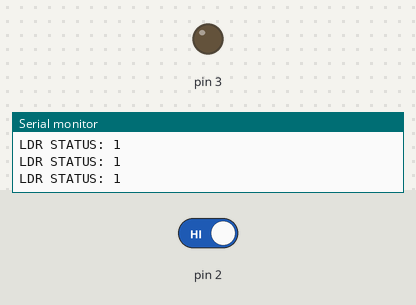
The sketch below on a simulated Arduino Uno, built with avr-gcc and run on an emulated ATmega328P. On the bench: output pins drawn as LEDs (lit = HIGH), the last lines printed to the serial monitor. Inputs (shaded band) come from the test bench; at power-on: pin 2 HIGH.

Above: at 1.2 s.
1.3 s: pin 2 driven LOW
At 2.3 s:
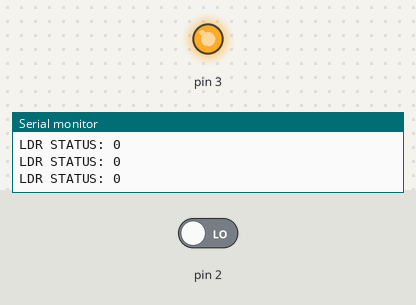
2.8 s: pin 2 driven HIGH
At 3.6 s:
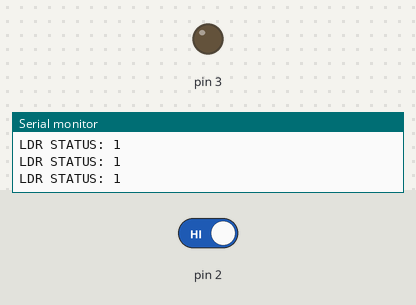
Timing chart, 0 to 5.8 s (numbered marks = the images above; inputs shaded):
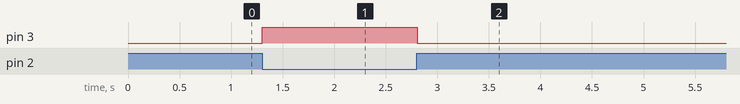

The sketch:

LDR-Status-Monitoring-Program.ino.ino
```cpp
void setup(){
  pinMode(2, INPUT);
  pinMode(3, OUTPUT);
  Serial.begin(9600);
}
void loop(){
  int LDRVal = digitalRead(2);
  if (LDRVal == 0) {
    Serial.print("LDR STATUS: ");
    Serial.println(LDRVal);
    digitalWrite(3, HIGH);
  } else{
    Serial.print("LDR STATUS: ");
    Serial.println(LDRVal);
    digitalWrite(3, LOW);
  }
  delay(100);
}
```

Measured:
- after the input at 1.3 s, pin 3: LOW → HIGH at once
- after the input at 2.8 s, pin 3: HIGH → LOW at once
